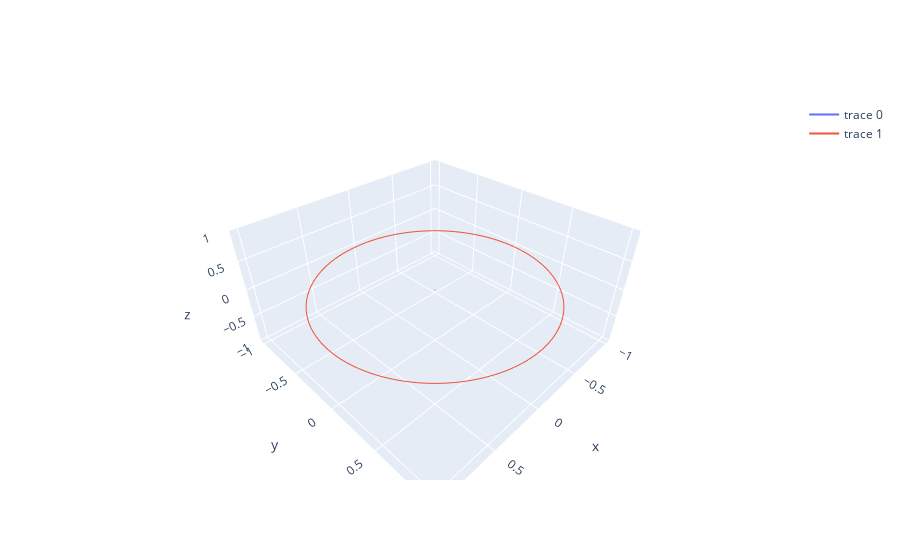

The notebook cell this image was saved under:
### Markdown cell above
3. Graficar

### Code cell
sun_earth.show()

### Figure 1 — Plotly figure (JSON) as saved in the notebook; plotly's stock layout.template omitted (floating-point values rounded to 4 significant figures; data arrays with more than 128 entries replaced by an {"elided": "..."} marker saying what was removed)
{"data": [{"mode": "lines", "type": "scatter3d", "x": {"elided": "1826 float values"}, "y": {"elided": "1826 float values"}, "z": {"elided": "1826 int values"}}, {"mode": "lines", "type": "scatter3d", "x": {"elided": "1826 float values"}, "y": {"elided": "1826 float values"}, "z": {"elided": "1826 int values"}}], "layout": {}}
